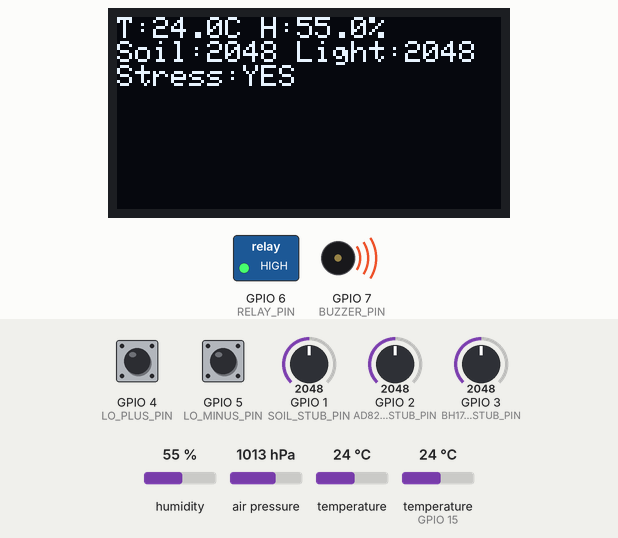
Bench run of a sketch on a simulated ESP32-S3. On the bench: 128×64 one-colour display, switched loads named in the sketch (green lamp = pin HIGH), buzzer (waves = sounding, pin HIGH). The test bench sets the inputs (shaded band); at power-on: humidity 55 %, GPIO 1 (SOIL_STUB_PIN) = 2048, GPIO 3 (BH1750_STUB_PIN) = 2048, temperature (sensor on GPIO 15) 24 °C, GPIO 2 (AD8232_STUB_PIN) = 2048, GPIO 4 (LO_PLUS_PIN) HIGH, GPIO 5 (LO_MINUS_PIN) HIGH, air pressure 1013 hPa, temperature 24 °C. Storage starts empty; what the sketch prints to the serial monitor is not drawn.

Above: at 1.2 s.
1.3 s: humidity set to 22 %
At 2.6 s:
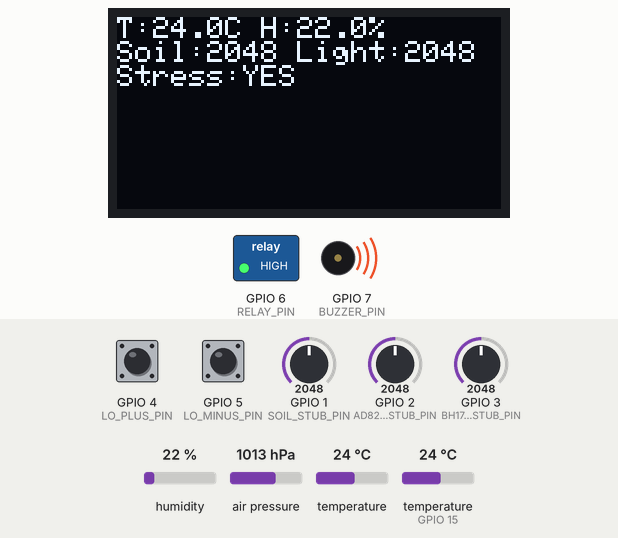
4.1 s: GPIO 1 (SOIL_STUB_PIN) set to 2866
At 5.0 s:
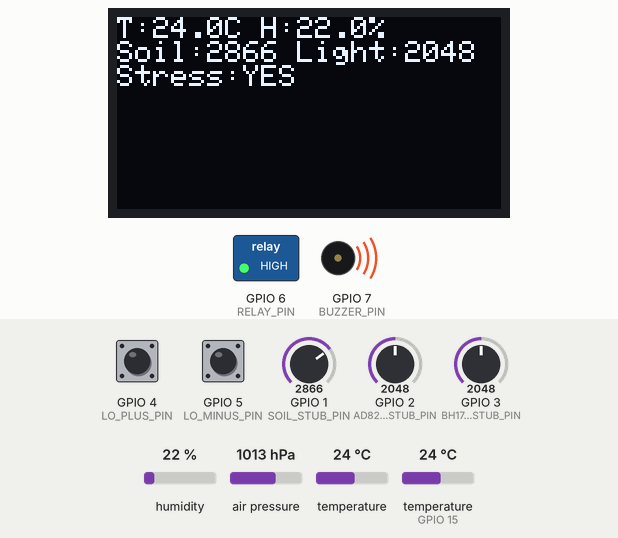
6.9 s: GPIO 3 (BH1750_STUB_PIN) set to 2866
At 8.8 s:
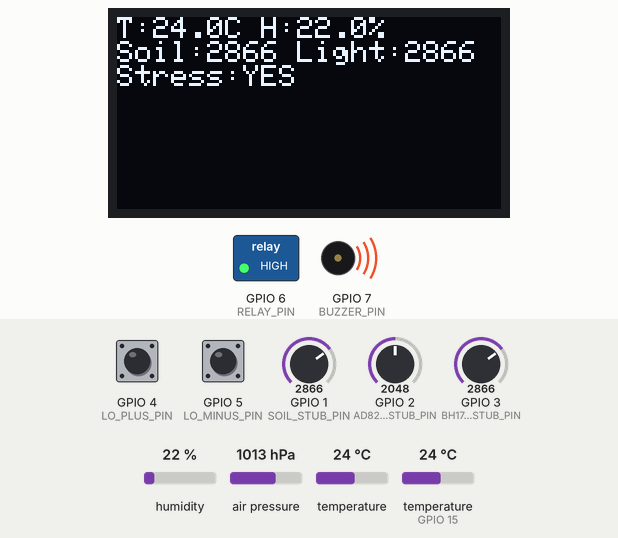
9.8 s: temperature (sensor on GPIO 15) set to 12 °C
At 11.2 s:
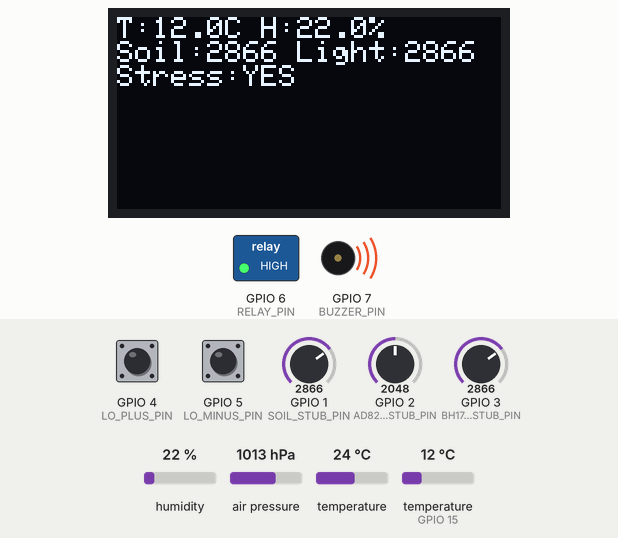
12.6 s: GPIO 1 (SOIL_STUB_PIN) set to 3972
At 15.0 s:
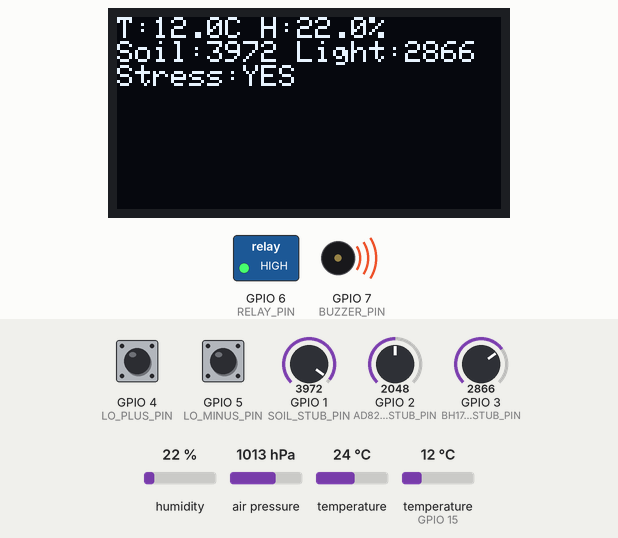
16.0 s: GPIO 3 (BH1750_STUB_PIN) set to 3972
At 17.5 s:
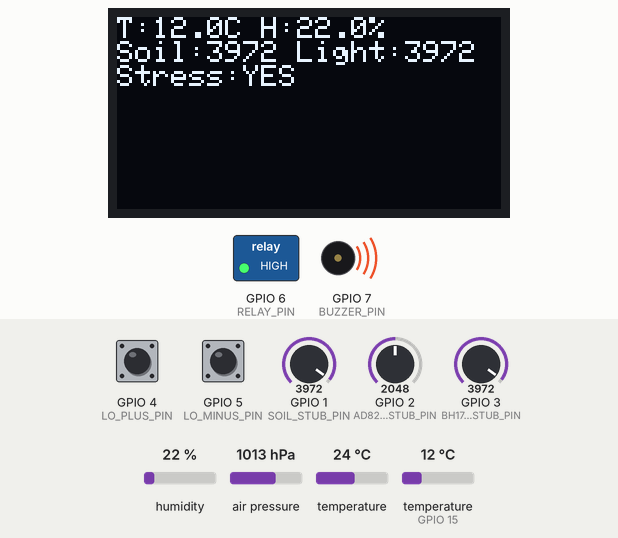
Timing chart, 0 to 19.0 s (numbered marks = the images above; inputs shaded):
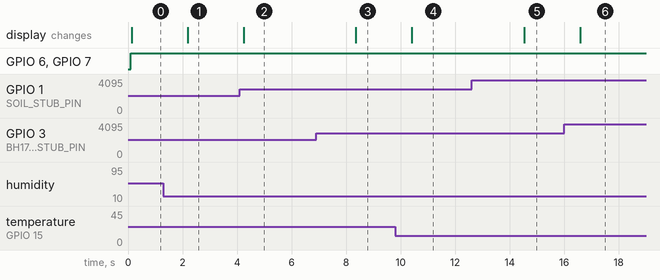

Measured:
- after the input at 1.3 s, the display: changes after 0.88 s (image 1)
- after the input at 4.1 s, the display: changes after 0.14 s (image 2)
- after the input at 6.9 s, the display: changes after 1.5 s (image 3)
- after the input at 9.8 s, the display: changes after 0.62 s (image 4)
- after the input at 12.6 s, the display: changes after 1.9 s (image 5)
- after the input at 16.0 s, the display: changes after 0.59 s (image 6)

The sketch:

sketch.ino
```cpp
// PhytoSense++ — Wokwi PRE-HARDWARE starter simulation (not the final firmware; see sim/README.md)
// Matches diagram.json wiring exactly.

#include <Wire.h>
#include <Adafruit_BMP085.h>   // works for BMP180
#include <Adafruit_SSD1306.h>
#include <Adafruit_GFX.h>
#include <DHT.h>
#include <SPI.h>
#include <SD.h>

// ---- I2C bus pins (BMP180 + OLED share this bus) ----
#define SDA_PIN 8
#define SCL_PIN 9

// ---- DHT22 (digital, NOT on I2C) ----
#define DHT_PIN 15
#define DHT_TYPE DHT22
DHT dht(DHT_PIN, DHT_TYPE);

// ---- Analog stub pins (potentiometers standing in for real sensors) ----
#define AD8232_STUB_PIN 2   // stub for AD8232 output (same pin as firmware ECG_PIN, GPIO2)
#define SOIL_STUB_PIN   1   // stub for soil sensor (same pin as firmware SOIL_PIN, GPIO1; not validated)
#define BH1750_STUB_PIN 3   // stub for BH1750 light sensor (not in Wokwi library)

// ---- AD8232 leads-off digital stubs ----
#define LO_PLUS_PIN  4
#define LO_MINUS_PIN 5

// ---- Actuation ----
#define RELAY_PIN  6
#define BUZZER_PIN 7

// ---- SD card (SPI) ----
#define SD_CS   10
#define SD_MOSI 11
#define SD_SCK  12
#define SD_MISO 13

Adafruit_BMP085 bmp;              // BMP180 stand-in for BME280
Adafruit_SSD1306 display(128, 64, &Wire, -1);

void setup() {
  Serial.begin(115200);

  // I2C bus
  Wire.begin(SDA_PIN, SCL_PIN);

  if (!bmp.begin()) {
    Serial.println("BMP180 not found - check I2C wiring on GPIO8/GPIO9");
  }

  if (!display.begin(SSD1306_SWITCHCAPVCC, 0x3C)) {
    Serial.println("OLED not found - check I2C wiring on GPIO8/GPIO9");
  }
  display.clearDisplay();
  display.display();

  dht.begin();

  pinMode(LO_PLUS_PIN, INPUT);
  pinMode(LO_MINUS_PIN, INPUT);
  pinMode(RELAY_PIN, OUTPUT);
  pinMode(BUZZER_PIN, OUTPUT);
  digitalWrite(RELAY_PIN, LOW);
  digitalWrite(BUZZER_PIN, LOW);

  // SD card on SPI
  SPI.begin(SD_SCK, SD_MISO, SD_MOSI, SD_CS);
  if (!SD.begin(SD_CS)) {
    Serial.println("SD card init failed - check CS/MOSI/MISO/SCK wiring");
  } else {
    Serial.println("SD card ready");
  }
}

void loop() {
  // --- Real sensors ---
  float temperature = bmp.readTemperature();
  float pressure = bmp.readPressure();
  float humidity = dht.readHumidity();          // real DHT22 reading
  float dhtTemp = dht.readTemperature();

  // --- Stubbed sensors (potentiometers standing in for real hardware) ---
  int ad8232_raw = analogRead(AD8232_STUB_PIN);   // real firmware reads this pin directly (GPIO2), no ADS1115
  int soil_raw   = analogRead(SOIL_STUB_PIN);     // real firmware reads this pin directly (GPIO1), no ADS1115
  int light_raw  = analogRead(BH1750_STUB_PIN);   // TODO: replace with real BH1750 I2C reading

  bool leadsOffPlus  = digitalRead(LO_PLUS_PIN);
  bool leadsOffMinus = digitalRead(LO_MINUS_PIN);

  Serial.println("---- PhytoSense++ Reading ----");
  Serial.printf("BMP180 Temp: %.2f C  Pressure: %.2f Pa\n", temperature, pressure);
  Serial.printf("DHT22 Temp: %.2f C  Humidity: %.2f %%\n", dhtTemp, humidity);
  Serial.printf("AD8232 stub raw: %d\n", ad8232_raw);
  Serial.printf("Soil stub raw: %d\n", soil_raw);
  Serial.printf("BH1750 stub raw: %d\n", light_raw);
  Serial.printf("Leads off: LO+ %d  LO- %d\n", leadsOffPlus, leadsOffMinus);

  // --- Simple threshold logic example ---
  bool stressDetected = (soil_raw < 300) || leadsOffPlus || leadsOffMinus;
  digitalWrite(RELAY_PIN, stressDetected ? HIGH : LOW);
  digitalWrite(BUZZER_PIN, stressDetected ? HIGH : LOW);

  // --- OLED display ---
  display.clearDisplay();
  display.setTextSize(1);
  display.setTextColor(SSD1306_WHITE);
  display.setCursor(0, 0);
  display.printf("T:%.1fC H:%.1f%%\n", dhtTemp, humidity);
  display.printf("Soil:%d Light:%d\n", soil_raw, light_raw);
  display.printf("Stress:%s\n", stressDetected ? "YES" : "no");
  display.display();

  // --- Log to SD card ---
  File logFile = SD.open("/log.csv", FILE_APPEND);
  if (logFile) {
    logFile.printf("%.2f,%.2f,%.2f,%d,%d,%d,%d,%d\n",
                    temperature, dhtTemp, humidity,
                    ad8232_raw, soil_raw, light_raw,
                    leadsOffPlus, leadsOffMinus);
    logFile.close();
  } else {
    Serial.println("Failed to open log.csv for append");
  }

  delay(2000);
}
```
